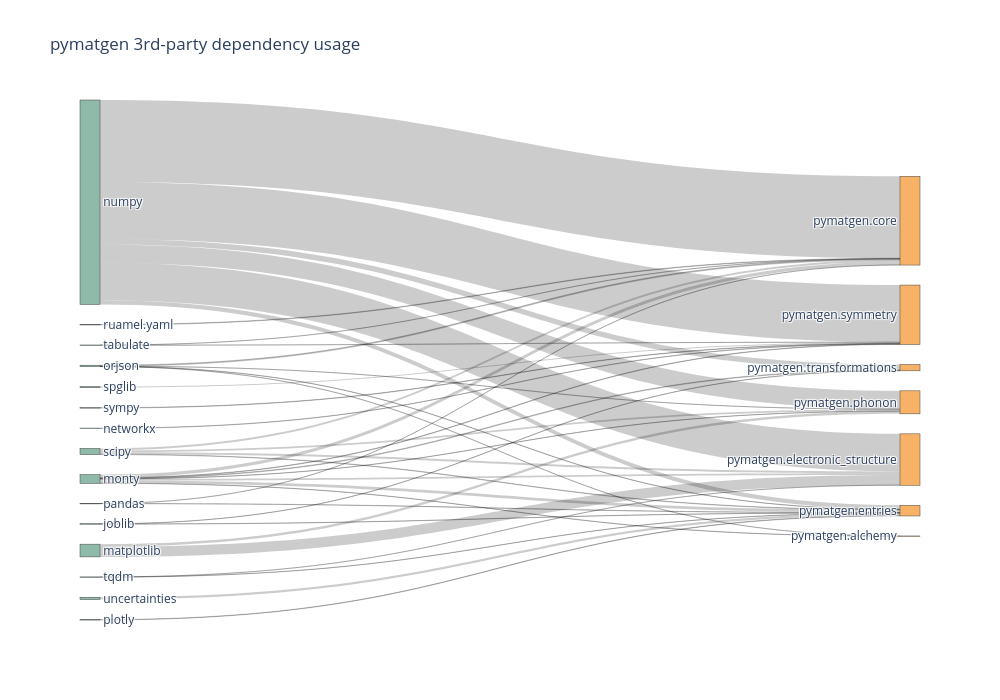

The notebook cell this image was saved under:
### Code cell
# Plot a Sankey diagram showing pymatgen module usage of 3rd-party dependencies.

import yaml
import plotly.graph_objects as go


def plot_pmg_dependency_sankey(data: dict, title):
    # Collect total usage counts per (dependency, module)
    links = []
    dep_totals: dict[str, int] = {}

    for dep, modules in data.items():
        total_dep_usage = 0
        for module, mod_info in modules.items():
            usage = mod_info.get("usage", {}) or {}
            total_usage = sum(usage.values())
            if total_usage > 0:
                links.append((dep, f"pymatgen.{module}", total_usage))
                total_dep_usage += total_usage
        dep_totals[dep] = total_dep_usage

    if not links:
        raise ValueError("No usage data found in YAML.")

    # Sort dependencies by total usage (descending)
    # TODO: it's not really working
    sorted_deps = [d for d, _ in sorted(dep_totals.items(), key=lambda x: -x[1])]
    sorted_modules = sorted({mod for _, mod, _ in links})
    labels = sorted_deps + sorted_modules
    label_to_idx = {lbl: i for i, lbl in enumerate(labels)}

    # Build link data
    sources = [label_to_idx[dep] for dep, _, _ in links]
    targets = [label_to_idx[mod] for _, mod, _ in links]
    values = [v for _, _, v in links]

    fig = go.Figure(
        go.Sankey(
            arrangement="snap",
            node=dict(
                label=labels,
                pad=20,
                thickness=20,
                color=[
                    "#8FB9A8" if label in sorted_deps else "#F7B267" for label in labels
                ],
            ),
            link=dict(source=sources, target=targets, value=values),
        )
    )

    fig.update_layout(
        title_text=title,
        font=dict(size=12),
        height=700,
        width=1000,
    )

    fig.show()

    fig.write_image(str("pmg_dependency_usage.svg"), format="svg", scale=2)


with open(OUTPUT_YAML_FILE) as f:
    data = yaml.safe_load(f)

plot_pmg_dependency_sankey(data, title="pymatgen 3rd-party dependency usage")

### Figure 1 — Plotly figure (JSON) as saved in the notebook; plotly's stock layout.template omitted (floating-point values rounded to 4 significant figures)
{"data": [{"arrangement": "snap", "link": {"source": [8, 8, 1, 1, 2, 2, 2, 2, 2, 2, 2, 11, 0, 0, 0, 0, 0, 0, 5, 5, 5, 5, 12, 12, 9, 7, 3, 3, 3, 3, 6, 10, 14, 14, 13, 13, 4], "target": [21, 24, 20, 22, 18, 19, 20, 21, 22, 23, 24, 23, 19, 20, 21, 22, 23, 24, 18, 19, 21, 22, 19, 21, 21, 19, 19, 20, 21, 22, 23, 23, 19, 23, 20, 21, 21], "value": [2, 2, 95, 24, 2, 29, 15, 24, 2, 4, 6, 3, 765, 351, 38, 171, 533, 51, 1, 9, 2, 1, 1, 2, 4, 5, 19, 18, 4, 17, 10, 4, 1, 1, 1, 2, 22]}, "node": {"color": ["#8FB9A8", "#8FB9A8", "#8FB9A8", "#8FB9A8", "#8FB9A8", "#8FB9A8", "#8FB9A8", "#8FB9A8", "#8FB9A8", "#8FB9A8", "#8FB9A8", "#8FB9A8", "#8FB9A8", "#8FB9A8", "#8FB9A8", "#8FB9A8", "#8FB9A8", "#8FB9A8", "#F7B267", "#F7B267", "#F7B267", "#F7B267", "#F7B267", "#F7B267", "#F7B267"], "label": ["numpy", "matplotlib", "monty", "scipy", "uncertainties", "orjson", "spglib", "ruamel.yaml", "joblib", "plotly", "sympy", "networkx", "pandas", "tqdm", "tabulate", "bibtexparser", "palettable", "requests", "pymatgen.alchemy", "pymatgen.core", "pymatgen.electronic_structure", "pymatgen.entries", "pymatgen.phonon", "pymatgen.symmetry", "pymatgen.transformations"], "pad": 20, "thickness": 20}, "type": "sankey"}], "layout": {"font": {"size": 12}, "height": 700, "title": {"text": "pymatgen 3rd-party dependency usage"}, "width": 1000}}
